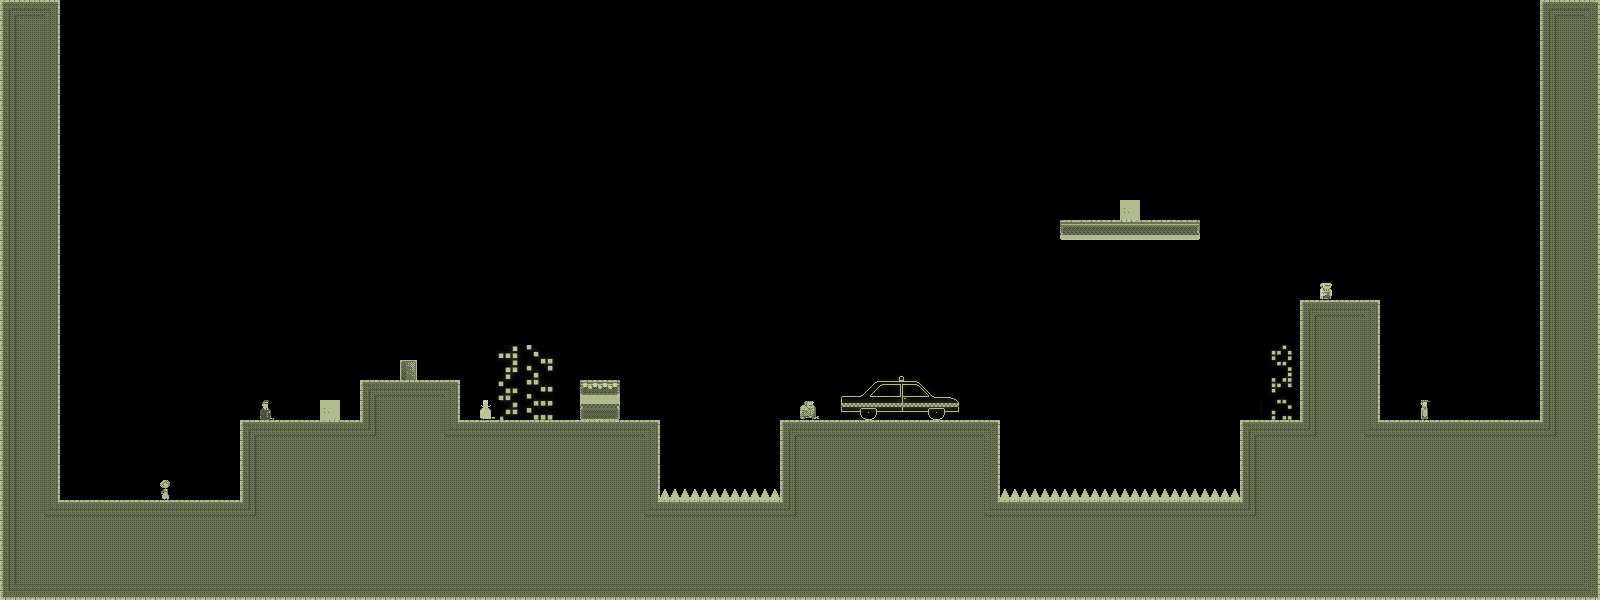

Below is a game level as drawn by its tile map, then a one-line description and the .tmx that defines it (tile-layer data replaced by summaries):
An orthogonal 80x30 tile map with 20x20 px tiles, 1 tile layer (bg) and 1 object.

<map version="1.0" orientation="orthogonal" width="80" height="30" tilewidth="20" tileheight="20">
 <properties>
  <property name="liselotStart" value="YES" />
 </properties>
 <tileset firstgid="1" name="tiles_newyork" tilewidth="20" tileheight="20">
  <image source="../../../../../SuperLemonadeFactory1989Content/Lemonade/tiles_newyork.png" width="400" height="400" />
  <terraintypes>
   <terrain name="solid" tile="-1" />
  </terraintypes>
  <tile id="8" terrain=",,,0" />
  <tile id="9" terrain=",,0,0" />
  <tile id="10" terrain=",,0,0" />
  <tile id="11" terrain=",,0,0" />
  <tile id="12" terrain=",,0,0" />
  <tile id="13" terrain=",,0,0" />
  <tile id="14" terrain=",,0," />
  <tile id="15" terrain="0,0,0," />
  <tile id="16" terrain="0,0,,0" />
  <tile id="28" terrain=",0,,0" />
  <tile id="34" terrain="0,,0," />
  <tile id="35" terrain="0,,0,0" />
  <tile id="36" terrain=",0,0,0" />
  <tile id="48" terrain=",0,,0" />
  <tile id="54" terrain="0,,0," />
  <tile id="68" terrain=",0,,0" />
  <tile id="74" terrain="0,,0," />
  <tile id="88" terrain=",0,,0" />
  <tile id="94" terrain="0,,0," />
  <tile id="108" terrain=",0,,0" />
  <tile id="114" terrain="0,,0," />
  <tile id="128" terrain=",0,," />
  <tile id="129" terrain="0,0,," />
  <tile id="130" terrain="0,0,," />
  <tile id="131" terrain="0,0,," />
  <tile id="132" terrain="0,0,," />
  <tile id="133" terrain="0,0,," />
  <tile id="134" terrain="0,,," />
  <tile id="194" terrain="0,0,0,0" />
  <tile id="356">
   <properties>
    <property name="LargeCrate" value="" />
   </properties>
  </tile>
  <tile id="380">
   <properties>
    <property name="Andre" value="" />
   </properties>
  </tile>
  <tile id="381">
   <properties>
    <property name="Liselot" value="" />
   </properties>
  </tile>
  <tile id="382">
   <properties>
    <property name="Amsterdaam" value="" />
   </properties>
  </tile>
  <tile id="383">
   <properties>
    <property name="Worker" value="" />
   </properties>
  </tile>
  <tile id="384">
   <properties>
    <property name="Inspector" value="" />
   </properties>
  </tile>
  <tile id="385">
   <properties>
    <property name="Chef" value="" />
   </properties>
  </tile>
  <tile id="386">
   <properties>
    <property name="Exit" value="" />
   </properties>
  </tile>
  <tile id="387">
   <properties>
    <property name="Trampoline" value="" />
   </properties>
  </tile>
  <tile id="388">
   <properties>
    <property name="SmallCrate" value="" />
   </properties>
  </tile>
  <tile id="389">
   <properties>
    <property name="SugarBag" value="" />
   </properties>
  </tile>
 </tileset>
 <layer name="bg" width="80" height="30">
  <data>[2400 cells, 870 non-empty, 104 distinct tile ids]</data>
 </layer>
 <objectgroup name="boxes" width="80" height="30">
  <object x="1000" y="360">
   <polyline points="40,60 200,60" />
  </object>
 </objectgroup>
</map>
